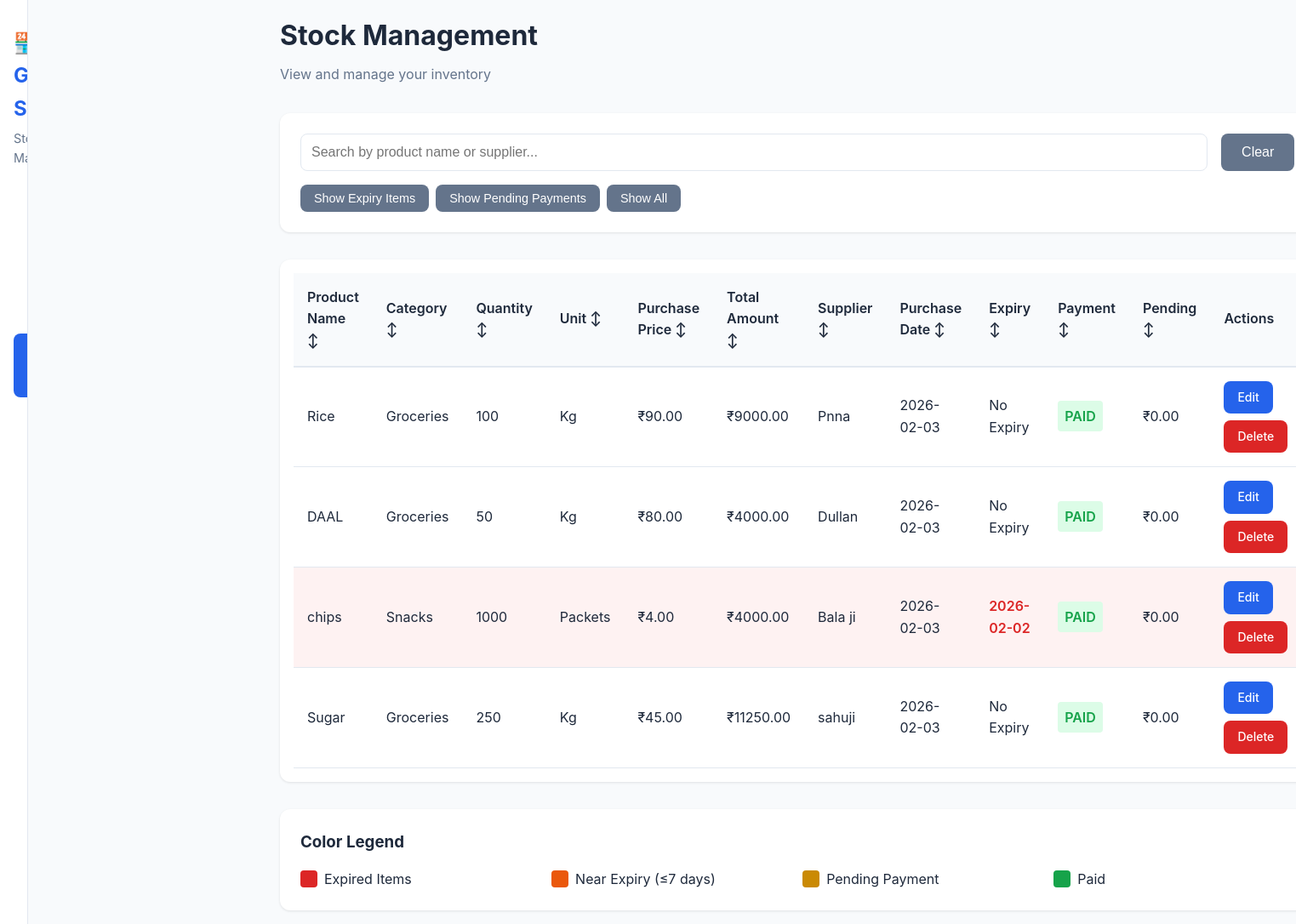
The app's page /view_stock (signed in) with its own data.
### tables this page shows
CREATE TABLE stock (
            id INTEGER PRIMARY KEY AUTOINCREMENT,
            product_name TEXT NOT NULL,
            category TEXT NOT NULL,
            quantity INTEGER NOT NULL,
            unit TEXT NOT NULL,
            purchase_price REAL NOT NULL,
            total_amount REAL NOT NULL,
            supplier_name TEXT NOT NULL,
            purchase_date TEXT NOT NULL,
            has_expiry TEXT NOT NULL,
            expiry_date TEXT,
            payment_status TEXT NOT NULL,
            paid_amount REAL NOT NULL,
            pending_amount REAL NOT NULL,
            notes TEXT,
            created_at TEXT NOT NULL,
            updated_at TEXT NOT NULL
        );

### app.py (the view)
@app.route('/view_stock')
def view_stock():
    if 'logged_in' not in session:
        return redirect(url_for('login'))
    conn = get_db_connection()
    stock_items = conn.execute('SELECT * FROM stock ORDER BY created_at DESC').fetchall()
    stock_with_status = []
    for item in stock_items:
        item_dict = dict(item)
        if item['has_expiry'] == 'YES' and item['expiry_date']:
            item_dict['expiry_status'] = calculate_expiry_status(item['expiry_date'])
        else:
            item_dict['expiry_status'] = None
        stock_with_status.append(item_dict)
    conn.close()
    return render_template('view_stock.html', stock_items=stock_with_status)

### app.py (called while the page is built)
def get_db_connection():
    conn = sqlite3.connect('stock.db')
    conn.row_factory = sqlite3.Row
    return conn

def calculate_expiry_status(expiry_date):
    if not expiry_date:
        return None
    try:
        expiry = datetime.strptime(expiry_date, '%Y-%m-%d').date()
        today = datetime.now().date()
        days_until = (expiry - today).days
        if days_until < 0:
            return 'expired'
        elif days_until <= 7:
            return 'near_expiry'
        else:
            return 'fresh'
    except:
        return None

### templates/view_stock.html (shortened to what this page needs)
<!DOCTYPE html>
<html lang="en">
<head>
    <link rel="stylesheet" href="{{ url_for('static', filename='css/style.css') }}">
</head>
<body>
    <div class="app-container">
        <aside class="sidebar" id="sidebar">
            <div class="sidebar-header">
                <h2>🏪 General Store</h2>
                <p>Stock Management</p>
            </div>
            <nav class="sidebar-nav">
                <a href="{{ url_for('dashboard') }}" class="nav-item">
                </a>
                <a href="{{ url_for('add_product') }}" class="nav-item">
                </a>
                <a href="{{ url_for('view_stock') }}" class="nav-item active">
                </a>
                <a href="{{ url_for('expiry_alert') }}" class="nav-item">
                </a>
                <a href="{{ url_for('pending_suppliers') }}" class="nav-item">
                </a>
                <a href="{{ url_for('logout') }}" class="nav-item logout">
                </a>
            </nav>
        </aside>
        <main class="main-content">
            <header class="content-header">
                <h1>Stock Management</h1>
                <p>View and manage your inventory</p>
            </header>
            <div class="search-filter-section">
                <div class="search-bar">
                    <input type="text" id="searchInput" placeholder="Search by product name or supplier..." onkeyup="filterTable()">
                    <button class="btn btn-secondary" onclick="clearSearch()">Clear</button>
                </div>
                <div class="filter-buttons">
                    <button class="btn btn-filter" onclick="filterByExpiry()">Show Expiry Items</button>
                    <button class="btn btn-filter" onclick="filterByPending()">Show Pending Payments</button>
                    <button class="btn btn-filter" onclick="showAll()">Show All</button>
                </div>
            </div>
            <div class="table-container">
                <table class="stock-table" id="stockTable">
                    <thead>
                        <tr>
                            <th onclick="sortTable(0)">Product Name ↕</th>
                            <th onclick="sortTable(1)">Category ↕</th>
                            <th onclick="sortTable(2)">Quantity ↕</th>
                            <th onclick="sortTable(3)">Unit ↕</th>
                            <th onclick="sortTable(4)">Purchase Price ↕</th>
                            <th onclick="sortTable(5)">Total Amount ↕</th>
                            <th onclick="sortTable(6)">Supplier ↕</th>
                            <th onclick="sortTable(7)">Purchase Date ↕</th>
                            <th onclick="sortTable(8)">Expiry ↕</th>
                            <th onclick="sortTable(9)">Payment ↕</th>
                            <th onclick="sortTable(10)">Pending ↕</th>
                            <th>Actions</th>
                        </tr>
                    </thead>
                    <tbody>
                        {% for item in stock_items %}
                        <tr class="{% if item.expiry_status == 'expired' %}expired-item{% elif item.expiry_status == 'near_expiry' %}near-expiry-item{% endif %} {% if item.payment_status == 'PENDING' %}pending-payment{% endif %}">
                            <td>{{ item.product_name }}</td>
                            <td>{{ item.category }}</td>
                            <td>{{ item.quantity }}</td>
                            <td>{{ item.unit }}</td>
                            <td>₹{{ "%.2f"|format(item.purchase_price) }}</td>
                            <td>₹{{ "%.2f"|format(item.total_amount) }}</td>
                            <td>{{ item.supplier_name }}</td>
                            <td>{{ item.purchase_date }}</td>
                            <td>
                                {% if item.has_expiry == 'YES' %}
                                    {% if item.expiry_date %}
                                        <span class="expiry-date {% if item.expiry_status == 'expired' %}expired{% elif item.expiry_status == 'near_expiry' %}near-expiry{% else %}fresh{% endif %}">
                                            {{ item.expiry_date }}
                                        </span>
                                    {% else %}
                                        <span class="no-expiry">Not Set</span>
                                    {% endif %}
                                {% else %}
                                    <span class="no-expiry">No Expiry</span>
                                {% endif %}
                            </td>
                            <td>
                                <span class="payment-status {% if item.payment_status == 'PAID' %}paid{% else %}pending{% endif %}">
                                    {{ item.payment_status }}
                                </span>
                            </td>
                            <td>
                                {% if item.payment_status == 'PENDING' %}
                                    <span class="pending-amount">₹{{ "%.2f"|format(item.pending_amount) }}</span>
                                {% else %}
                                    <span class="no-pending">₹0.00</span>
                                {% endif %}
                            </td>
                            <td>
                                <div class="action-buttons">
                                    <a href="{{ url_for('edit_product', id=item.id) }}" class="btn btn-sm btn-primary">Edit</a>
                                    <a href="{{ url_for('delete_product', id=item.id) }}" class="btn btn-sm btn-danger" onclick="return confirm('Are you sure you want to delete this product?')">Delete</a>
                                </div>
                            </td>
                        </tr>
                        {% endfor %}
                    </tbody>
                </table>
            </div>
            <div class="legend">
                <h3>Color Legend</h3>
                <div class="legend-items">
                    <div class="legend-item">
                        <span class="legend-color expired"></span>
                        <span>Expired Items</span>
                    </div>
                    <div class="legend-item">
                        <span class="legend-color near-expiry"></span>
                        <span>Near Expiry (≤7 days)</span>
                    </div>
                    <div class="legend-item">
                        <span class="legend-color pending"></span>
                        <span>Pending Payment</span>
                    </div>
                    <div class="legend-item">
                        <span class="legend-color paid"></span>
                        <span>Paid</span>
                    </div>
                </div>
            </div>
        </main>
    </div>
</body>
</html>

### records on screen
stock: product_name "Rice", category "Groceries", quantity "100", unit "Kg", purchase_price "90.00", total_amount "9000.00", supplier_name "Pnna", purchase_date "2026-02-03", has_expiry "No Expiry", payment_status "PAID", shows "₹0.00"
stock: product_name "DAAL", category "Groceries", quantity "50", unit "Kg", purchase_price "80.00", total_amount "4000.00", supplier_name "Dullan", purchase_date "2026-02-03", has_expiry "No Expiry", payment_status "PAID", shows "₹0.00"
stock: product_name "chips", category "Snacks", quantity "1000", unit "Packets", purchase_price "4.00", total_amount "4000.00", supplier_name "Bala ji", purchase_date "2026-02-03", expiry_date "2026-02-02", payment_status "PAID", shows "₹0.00"
stock: product_name "Sugar", category "Groceries", quantity "250", unit "Kg", purchase_price "45.00", total_amount "11250.00", supplier_name "sahuji", purchase_date "2026-02-03", has_expiry "No Expiry", payment_status "PAID", shows "₹0.00"
